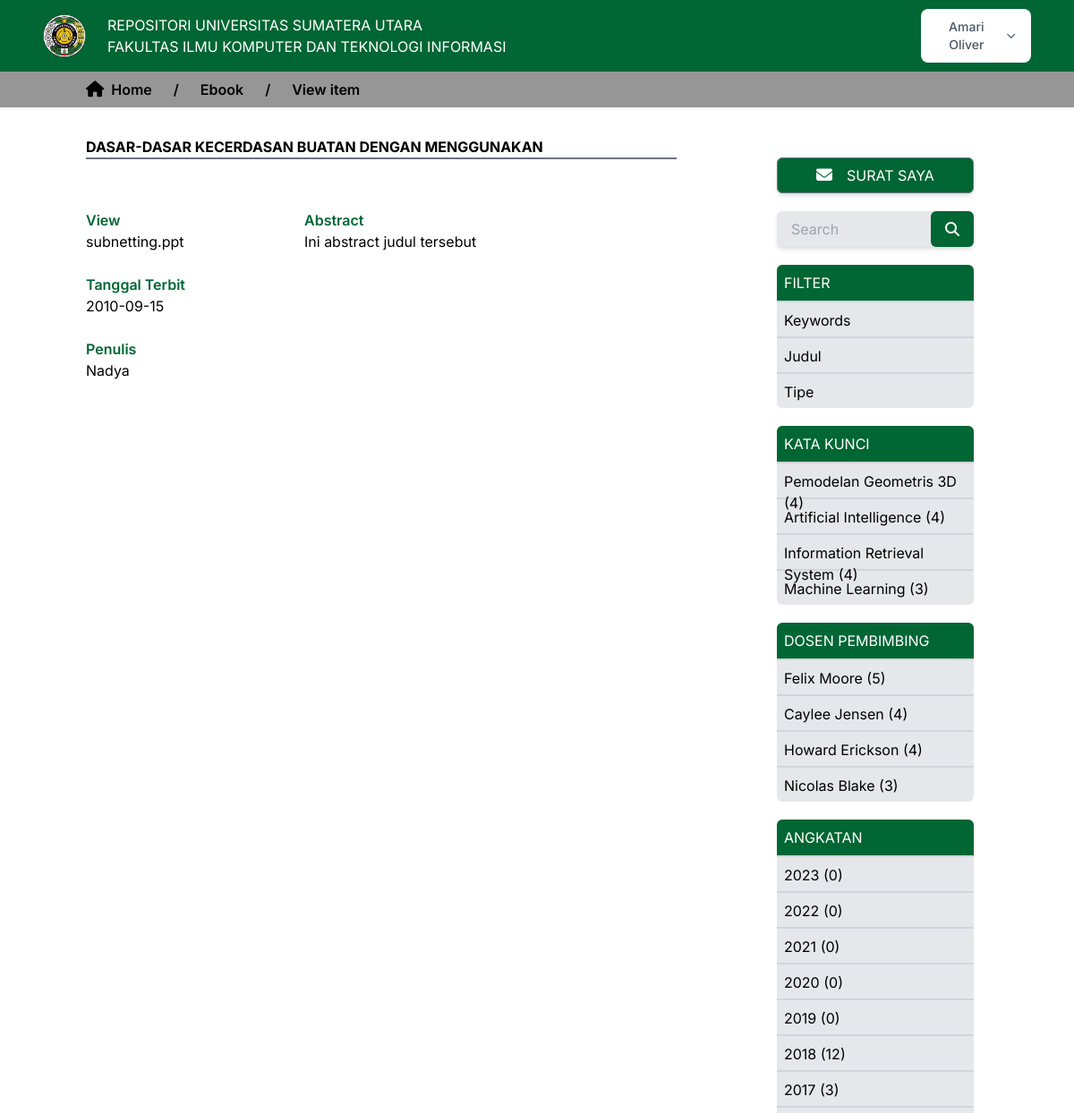
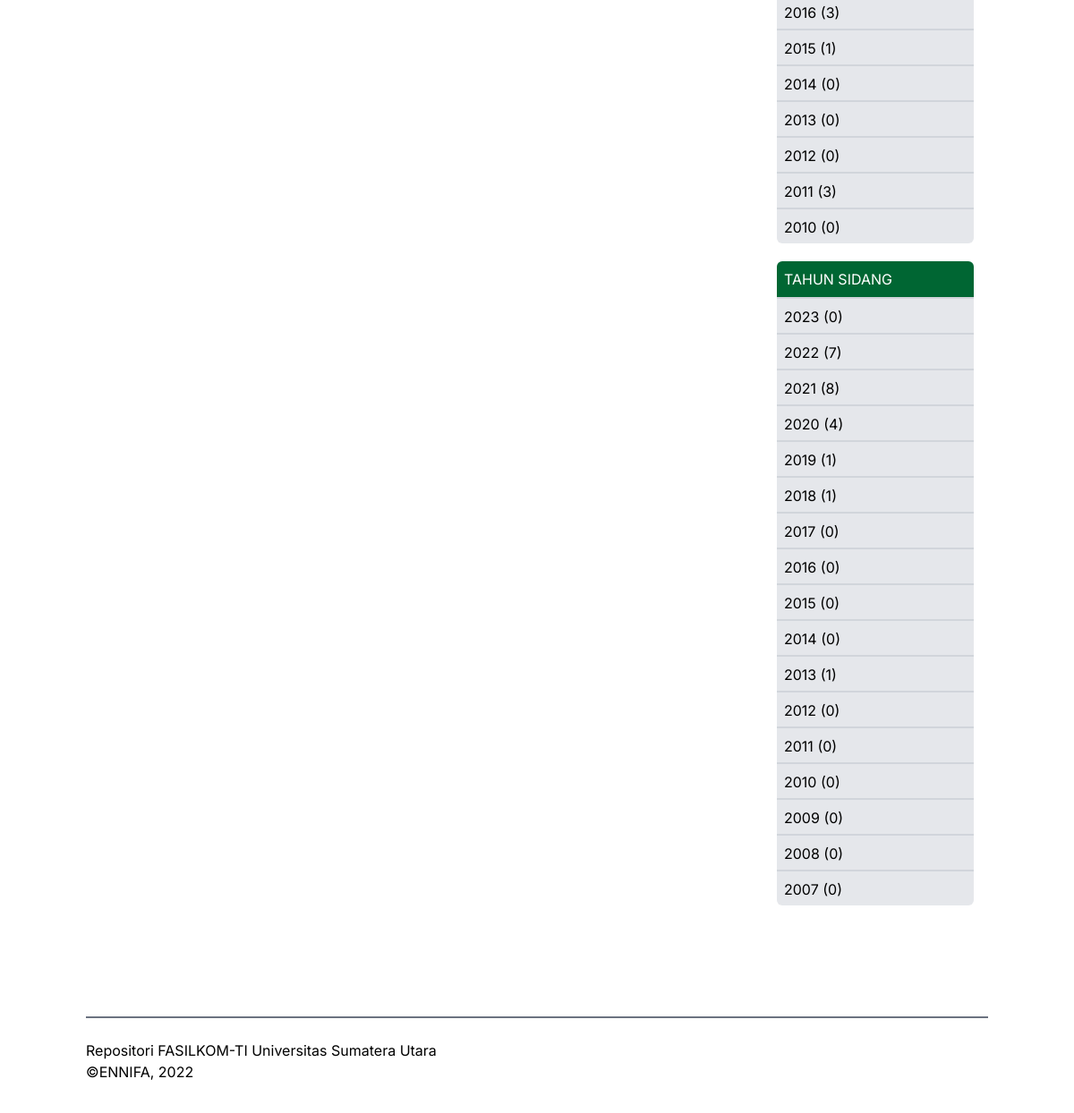
Screenshot of /PHP/viewebook.php?id_ebook=1 (signed in) with the database file from the repository (2 pictures, top to bottom).
### tables this page shows
CREATE TABLE `akun` (
  `email` varchar(50) NOT NULL,
  `nama_lengkap` varchar(50) NOT NULL,
  `password` varchar(50) NOT NULL,
  `kode_otp` int(6) DEFAULT NULL
);

CREATE TABLE `ebook` (
  `id` int(4) NOT NULL,
  `judul` longtext NOT NULL,
  `penulis` char(40) NOT NULL,
  `tgl_terbit` date NOT NULL,
  `tgl_upload` date NOT NULL,
  `abstract` longtext NOT NULL,
  `file_url` longtext DEFAULT NULL,
  `uploaded_by` varchar(20) NOT NULL
);

CREATE TABLE `keyword` (
  `id` int(3) NOT NULL,
  `nama_keyword` varchar(50) NOT NULL,
  `id_prodi` int(2) NOT NULL
);

CREATE TABLE `dosen_pembimbing` (
  `nip` varchar(20) NOT NULL,
  `nama_lengkap` varchar(50) NOT NULL
);

### PHP/viewebook.php (the view, shortened to what this page needs)
<?php
    require "../Koneksi/koneksi.php";
?>
<!DOCTYPE html>
<html lang="en">
<head>
    <link rel="stylesheet" href="css/index.css">
    <script src="https://cdn.tailwindcss.com"></script>
</head>
<body>
    <?php include("navbar.php"); ?>
    <div class="w-full h-10 flex justify-start items-center bg-[#969696] px-6 md:px-24">
        <div class="w-full flex items-center font-semibold">
            <a href="index.php" class="hidden lg:flex items-center mr-6">
                <span class="text-lg"><i class="fas fa-home"></i></span>
                <p class="ml-2">Home</p>
            </a>
            <span class="hidden lg:flex">/</span>
            <a href="ebook.php" class="flex items-center lg:mx-6">
                <p>Ebook</p>
            </a>
            <span class="hidden lg:flex">/</span>
            <a href="" class="flex items-center lg:mx-6">
                <p>View item</p>
            </a>
        </div>
    </div>
    <div class="w-full px-4 py-8 md:px-24 md:py-8">
        <div class="flex mb-20">
            <div class="lg:w-3/4 lg:pr-24">
                <?php
                    $id_ebook = $_GET['id_ebook'];
                    $sql2 = "SELECT * FROM ebook WHERE id = '$id_ebook'";
                    $query2 = mysqli_query($con,$sql2);
                    $row2 = mysqli_fetch_array($query2);
                ?>
                <h4 class="font-bold border-b-2 border-gray-500"><?=$row2['judul']?></h4>
                <div class="w-full flex my-14">
                    <div class="w-1/3 hidden lg:flex flex-col lg:pr-6">
                        <div>
                            <h5 class="text-[#006633] font-semibold">View</h5>
                            <p><a href="file/uploadedfile/ebook/<?=$row2['file_url']?>" download="<?=$row2['file_url']?>"><?=$row2['file_url']?></a></p>
                        </div>
                        <div class="mt-6">
                            <h5 class="text-[#006633] font-semibold">Tanggal Terbit</h5>
                            <p><?=$row2['tgl_terbit']?></p>
                        </div>
                        <div class="mt-6">
                            <h5 class="text-[#006633] font-semibold">Penulis</h5>
                            <p><?=$row2['penulis']?></p>
                        </div>
                    </div>
                    <div class="w-full lg:w-2/3 flex flex-col lg:pl-6 text-justify">
                        <div>
                            <h5 class="text-[#006633] font-semibold">Abstract</h5>
                            <p><?=$row2['abstract']?></p>
                        </div>
                    </div>
                </div>
            </div>
            <?php include("sidebar.php"); ?>
        </div>
        <?php include("footer.php"); ?>
    </div>
</body>
</html>

### PHP/navbar.php (shortened to what this page needs)
<div class="w-full h-20 flex justify-between items-center bg-[#006633] text-white px-4 md:px-12">
        <div class="flex items-center w-full h-14">
            <div class="w-12">
                <img src="img/usu-logo.png" alt="">
            </div>
            <div class="ml-6">
                <h4 class="hidden md:flex">REPOSITORI UNIVERSITAS SUMATERA UTARA</h4>
                <p class="hidden md:flex">FAKULTAS ILMU KOMPUTER DAN TEKNOLOGI INFORMASI</p>
            </div>
        </div>
        <?php if(!isset($_SESSION['email'])){ ?>
        <div class="hidden md:flex">
            <a href="login.php" class="w-full bg-white font-semibold hover:bg-gray-200 text-gray-600 py-2 px-6 border border-gray-500 rounded-md shadow-md cursor-pointer">
                Login
            </a>
        </div>
        <?php }else{
                    $sql4 = "SELECT * FROM akun WHERE email = '{$_SESSION['email']}'";
                    $query4 = mysqli_query($con,$sql4);
                    $row4 = mysqli_fetch_array($query4);
        ?>
            <div class="hidden md:flex justify-center items-center">
                <button id="dropdownInformationButton" data-dropdown-toggle="dropdownInformation" class="min-w-34 text-gray-600 bg-white hover:bg-gray-200 focus:ring-4 focus:outline-none focus:ring-green-600 font-medium rounded-lg text-sm px-4 py-2.5 text-center inline-flex items-center" type="button"><?=$row4['nama_lengkap']?><svg class="ml-2 w-4 h-4" aria-hidden="true" fill="none" stroke="currentColor" viewBox="0 0 24 24"><path stroke-linecap="round" stroke-linejoin="round" stroke-width="2" d="M19 9l-7 7-7-7"></path></svg></button>
            </div>
        <?php } ?>
    </div>

### PHP/sidebar.php
<div class="w-1/4 hidden lg:flex flex-col px-4 py-6">
                <a href="myletters.php" class="flex justify-center items-center w-full h-10 mb-5 bg-[#006633] hover:bg-green-700 text-white py-2 px-6 border border-gray-500 rounded-md shadow-md cursor-pointer">
                    <span class="text-lg"><i class="fas fa-envelope"></i></span>
                    <p class="ml-4 text-md">SURAT SAYA</p>
                </a>
                <form action="search.php" method="get">
                    <div class="w-full h-10 mb-5 flex justify-center items-center relative">
                        <input type="text" class="w-full h-full bg-gray-200 focus:outline-green-700 focus:bg-white p-4 rounded-md shadow-md" name="search" id="search" placeholder="Search">
                        <button for="search" class="w-12 h-full bg-[#006633] text-white cursor-pointer flex justify-center items-center rounded-md absolute right-0">
                            <i class="fas fa-search"></i>
                        </button>
                    </div>
                </form>
                <div class="w-full mb-5 flex flex-col">
                    <h4 class="w-full h-10 p-2 bg-[#006633] rounded-t-md text-white text-md">FILTER</h4>
                    <ul class="w-full bg-gray-200 rounded-b-md">
                        <li class="w-full h-10 p-2 border-t-2 border-gray-300">
                            <a href="katakunci.php?keyword=keyword" class="flex hover:text-sky-600">
                                Keywords
                            </a>
                        </li>
                        <li class="w-full h-10 p-2 border-t-2 border-gray-300">
                            <a href="katakunci.php?keyword=judul" class="flex hover:text-sky-600">
                                Judul
                            </a>
                        </li>
                        <li class="w-full h-10 p-2 border-t-2 border-gray-300">
                            <a href="katakunci.php?keyword=tipe" class="flex hover:text-sky-600">
                                Tipe
                            </a>
                        </li>
                    </ul>
                </div>
                <?php
                    $sql2 = "SELECT id,nama_keyword,id_prodi, jlh_judul_keyword(keyword.id) AS jlh_judul FROM keyword ORDER BY jlh_judul DESC LIMIT 4";
                    $query2 = mysqli_query($con,$sql2);
                ?>
                <div class="w-full mb-5 flex flex-col">
                    <h4 class="w-full h-10 p-2 bg-[#006633] rounded-t-md text-white text-md">KATA KUNCI</h4>
                    <ul class="w-full bg-gray-200 rounded-b-md">
                        <?php
                            while($row2 = mysqli_fetch_array($query2)){
                        ?>
                        <li class="w-full h-10 p-2 border-t-2 border-gray-300">
                            <a href="katakunci.php?keyword=keyword&id_prodi=<?=$row2['id_prodi']?>&id_keyword=<?=$row2['id']?>" class="flex hover:text-sky-600">
                                <?=$row2['nama_keyword'] ?> (<?=$row2['jlh_judul']?>)
                            </a>
                        </li>
                        <?php } ?>
                    </ul>
                </div>
                <?php
                    $sql3 = "SELECT nip,nama_lengkap, jlh_bimbingan_doping(dosen_pembimbing.nip) AS jlh_bimbingan FROM dosen_pembimbing ORDER BY jlh_bimbingan DESC LIMIT 4";
                    $query3 = mysqli_query($con,$sql3);
                ?>
                <div class="w-full mb-5 flex flex-col">
                    <h4 class="w-full h-10 p-2 bg-[#006633] rounded-t-md text-white text-md">DOSEN PEMBIMBING</h4>
                    <ul class="w-full bg-gray-200 rounded-b-md">
                        <?php
                            while($row3 = mysqli_fetch_array($query3)){
                        ?>
                        <li class="w-full h-10 p-2 border-t-2 border-gray-300">
                            <a href="filter-doping.php?nip_doping=<?=$row3['nip']?>" class="flex hover:text-sky-600">
                                <?= $row3['nama_lengkap'] ?> (<?= $row3['jlh_bimbingan']?>)
                            </a>
                        </li>
                        <?php } ?>
                    </ul>
                </div>
                <div class="w-full mb-5 flex flex-col">
                    <h4 class="w-full h-10 p-2 bg-[#006633] rounded-t-md text-white text-md">ANGKATAN</h4>
                    <ul class="w-full bg-gray-200 rounded-b-md">
                        <?php
                            $tahun = date("y");
                            for($i = $tahun; $i > 9;$i--){
                                    $sql6 = "SELECT COUNT(judul) AS jlh FROM tugas_akhir WHERE nim_mhs LIKE '$i%'";
                                $query6 = mysqli_query($con,$sql6);
                                $row6 = mysqli_fetch_array($query6);
                        ?>
                        <li class="w-full h-10 p-2 border-t-2 border-gray-300">
                            <a href="katakuncii.php?angkatan=<?=$i?>" class="flex hover:text-sky-600">
                            <?= ($i < 10) ? "200" : "20" ?><?= $i ?> (<?= $row6['jlh']?>)
                            </a>
                        </li>
                        <?php } ?>
                    </ul>
                </div>
                <div class="w-full mb-5 flex flex-col">
                    <h4 class="w-full h-10 p-2 bg-[#006633] rounded-t-md text-white text-md">TAHUN SIDANG</h4>
                    <ul class="w-full bg-gray-200 rounded-b-md">
                        <?php
                            $tahun = date("Y");
                            for($i = $tahun; $i > 2006;$i--){
                                $sql5 = "SELECT COUNT(judul) AS jlh FROM tugas_akhir WHERE tgl_pengesahan LIKE '$i%'";
                                $query5 = mysqli_query($con,$sql5);
                                $row5 = mysqli_fetch_array($query5);
                        ?>
                        <li class="w-full h-10 p-2 border-t-2 border-gray-300">
                            <a href="katakuncii.php?thn_sidang=<?=$i?>" class="flex hover:text-sky-600">
                                <?= $i ?> (<?= $row5['jlh']?>)
                            </a>
                        </li>
                        <?php } ?>
                    </ul>
                </div>
            </div>

### PHP/css/index.css (style rules this page uses)
* { margin: 0; padding: 0; box-sizing: border-box; font-family: 'Inter', sans-serif; }

### rows the page displays
akun: nama_lengkap "Amari Oliver"
ebook: judul "DASAR-DASAR KECERDASAN BUATAN DENGAN MENGGUNAKAN", file_url "subnetting.ppt", tgl_terbit "2010-09-15", penulis "Nadya", abstract "Ini abstract judul tersebut"
keyword: nama_keyword "Pemodelan Geometris 3D", jlh_judul "4"
keyword: nama_keyword "Artificial Intelligence", jlh_judul "4"
keyword: nama_keyword "Information Retrieval System", jlh_judul "4"
keyword: nama_keyword "Machine Learning", jlh_judul "3"
dosen_pembimbing: nama_lengkap "Felix Moore", jlh_bimbingan "5"
dosen_pembimbing: nama_lengkap "Caylee Jensen", jlh_bimbingan "4"
dosen_pembimbing: nama_lengkap "Howard Erickson", jlh_bimbingan "4"
dosen_pembimbing: nama_lengkap "Nicolas Blake", jlh_bimbingan "3"

### other values shown
$row6['jlh'] "0"
$row6['jlh'] "12"
$row6['jlh'] "3"
$row6['jlh'] "1"
$row5['jlh'] "0"
$row5['jlh'] "7"
$row5['jlh'] "8"
$row5['jlh'] "4"
$row5['jlh'] "1"
